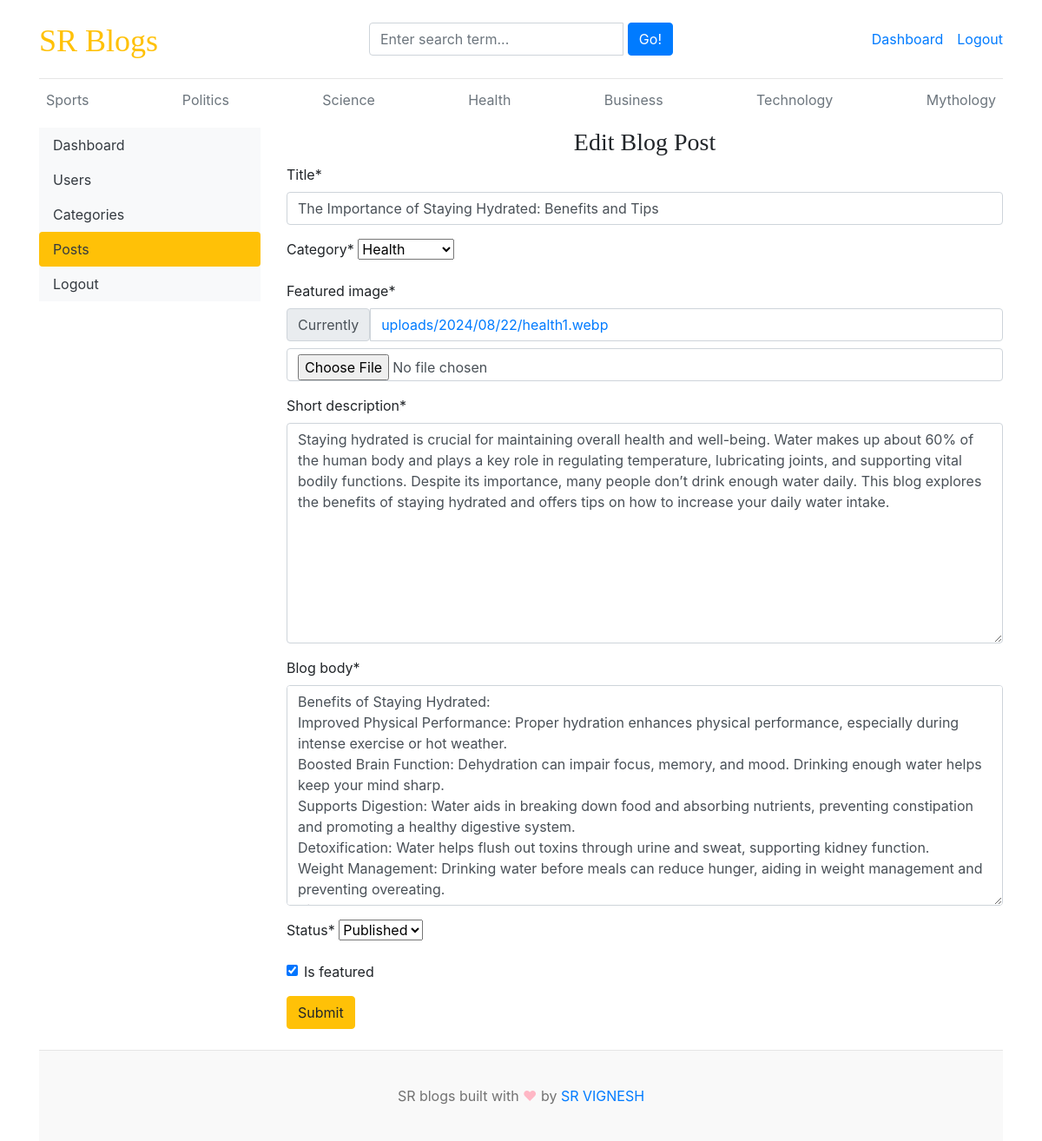
/dashboard/posts/edit/9/ (signed in), run on an earlier commit of the app's database.
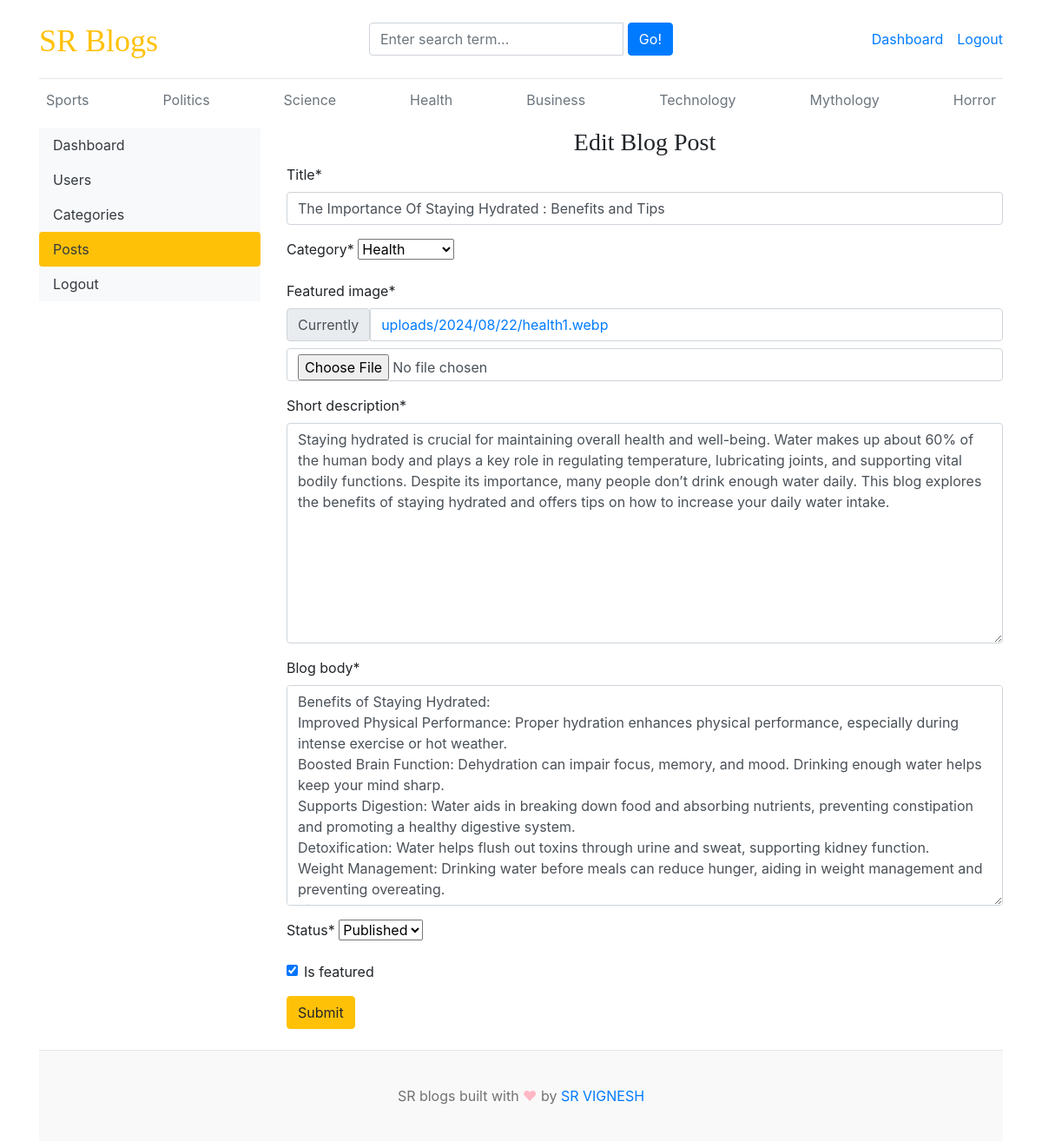
And on a later commit of the database.
### blogs/models.py (models this page shows, shortened)
class Category(models.Model):
    category_name=models.CharField(max_length=50,unique=True)
    created_at=models.DateTimeField(auto_now_add=True)
    updated_at=models.DateTimeField(auto_now=True)
    class Meta:
        verbose_name_plural='categories'
    def __str__(self):
        return self.category_name

class Blog(models.Model):
    title=models.CharField(max_length=100)
    slug=models.SlugField(max_length=150,unique=True,blank=True)
    category=models.ForeignKey(Category,on_delete=models.CASCADE)
    author=models.ForeignKey(User,on_delete=models.CASCADE)
    featured_image=models.ImageField(upload_to='uploads/%Y/%m/%d')
    short_description=models.TextField(max_length=500)
    blog_body=models.TextField(max_length=2000)
    status=models.CharField(max_length=20,choices=STATUS_CHOICES,default="Draft")
    is_featured=models.BooleanField(default=False)
    created_at=models.DateTimeField(auto_now_add=True)
    updated_at=models.DateTimeField(auto_now=True)

### dashboards/views.py (the view, shortened to what this page needs)
# urls.py: path('posts/edit/<int:pk>/',views.edit_post,name='edit_post'),
@login_required(login_url='login')
def edit_post(request,pk):
    post=get_object_or_404(Blog,pk=pk)
    form=BlogPostForm(instance=post)
    context={
        'form':form,
        'post':post,
    }
    return render(request,'dashboard/edit_post.html',context)

### dashboards/forms.py
class BlogPostForm(forms.ModelForm):
    class Meta:
        model=Blog
        fields=('title','category','featured_image','short_description','blog_body','status','is_featured')

### blogs/context_processors.py (called while the page is built)
def get_categories(request):
    categories=Category.objects.all()
    return dict(categories=categories)

def get_social_links(request):
    social_links=SocialLink.objects.all()
    return dict(social_links=social_links)

### templates/dashboard/edit_post.html (shortened to what this page needs)
{% extends 'base.html' %}
{% block content %}
{% load crispy_forms_tags %}
<div class="row">
    {% include 'dashboard/sidebar.html' %}
    {% if user.is_staff or post.author == user %}
     <div class="col-md-9">
        <h3 class="text-center">Edit Blog Post</h3>
        <form action="{% url 'edit_post' post.id %}" method="POST" enctype="multipart/form-data">
                {{ form | crispy }}
            <button type="submit" class="btn btn-warning">Submit</button>
        </form>
        <br/>
     </div>
     {% else %}
     <h5>You don't have access to view this page</h5>
     {% endif %}
</div>
{% endblock %}

### templates/base.html (shortened to what this page needs)
{% load static %}
<!DOCTYPE html>
<html lang="en">
<head>
    <link href="https://getbootstrap.com/docs/4.0/dist/css/bootstrap.min.css" rel="stylesheet">
    <link href="{% static 'css/blog.css' %}" rel="stylesheet">
    <link rel="stylesheet" href="https://stackpath.bootstrapcdn.com/bootstrap/4.5.2/css/bootstrap.min.css">
    <link rel="stylesheet" href="https://cdnjs.cloudflare.com/ajax/libs/font-awesome/5.15.4/css/all.min.css">
    <link rel="stylesheet" href="https://cdnjs.cloudflare.com/ajax/libs/font-awesome/4.7.0/css/font-awesome.min.css">
  </head>
<body>
    <div class="container">
      <header class="blog-header py-3">
        <div class="row flex-nowrap justify-content-between align-items-center">
          <div class="col-4 pt-1">
            <a class="blog-header-logo text-warning" href="/">SR Blogs</a>
          </div>
          <div class="col-4">
            <form action="{% url 'search' %}" method="GET">
                <div class="input-group">
                    <input class="form-control" type="text" name="keyword" value="{{ keyword }}" placeholder="Enter search term..." aria-label="Enter search term..." aria-describedby="button-search" />&nbsp;
                    <button type="submit" class="btn btn-primary" id="button-search" type="button">Go!</button>
                </div>
            </form>
          </div>
          <div class="col-4 d-flex justify-content-end align-items-center">
            {% if not user.is_authenticated %}
            <a class="btn btn-sm btn-warning" href="{% url 'login' %}">Login</a> &nbsp;
            <a class="btn btn-sm btn-outline-secondary" href="{% url 'register' %}">Register</a>
            {% else %}
            <span><a href="{% url 'dashboard' %}">Dashboard</a></span>
            <span><a href="{% url 'logout' %}">Logout</a></span>
            {% endif %}
          </div>
        </div>
      </header>
      <div class="nav-scroller py-1 mb-2">
        <nav class="nav d-flex justify-content-between">
          {% for category in categories %}
          <a class="p-2 text-muted" href="{% url 'posts_by_category' category.id %}">{{ category.category_name }}</a>
          {% endfor %}
        </nav>
      </div>
{% block content %}
{% endblock %}
<footer class="blog-footer">
    <p>SR blogs built with <span style="color:#FFB7C5;">&#9829;</span> by <a href="#">SR VIGNESH</a></p>
  </footer>
  </body>
  </html>

What changed in the data, as far as the page shows it:
added Category: category_name "Horror"
changed Blog "Health": title "The Importance of Staying Hydrated: Benefits and Tips" → "The Importance Of Staying Hydrated : Benefits and Tips"
